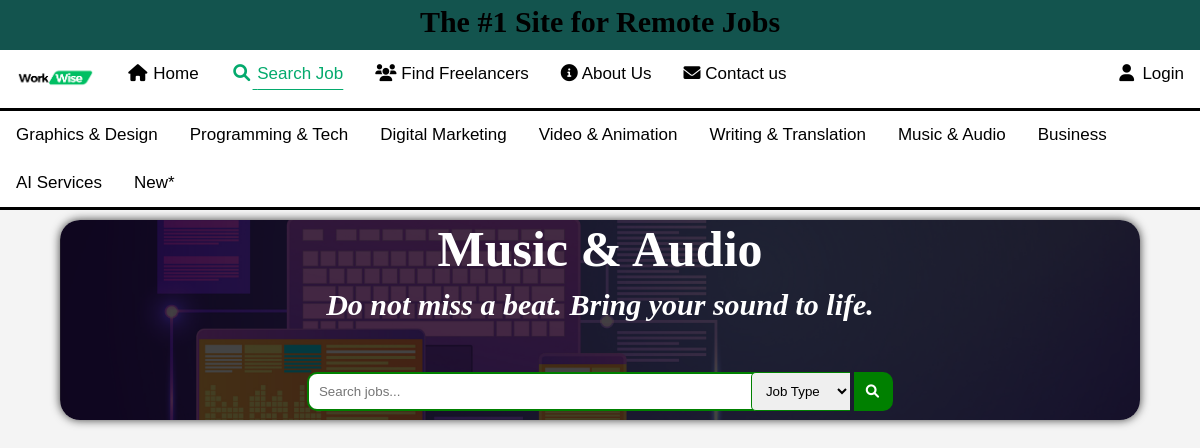
/PHP/job_category.php?ctg=Music, run on an earlier commit of the app's database.
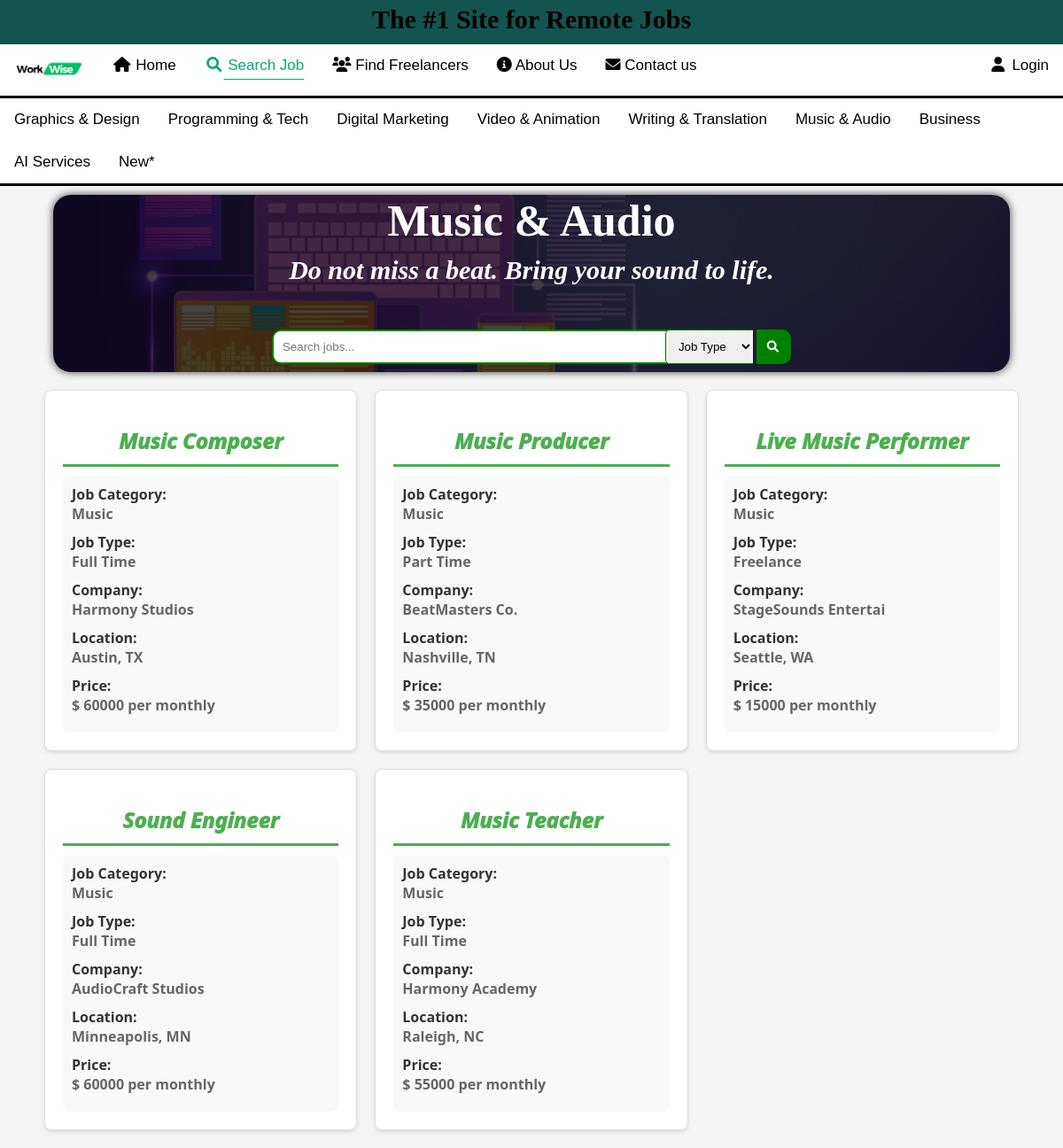
And on a later commit of the database.
### tables this page shows
CREATE TABLE `jobtable` (
  `jobId` int(10) NOT NULL,
  `userId` int(11) NOT NULL,
  `category` varchar(32) NOT NULL,
  `title` varchar(20) NOT NULL,
  `jobType` varchar(10) NOT NULL,
  `company` varchar(20) NOT NULL,
  `location` varchar(32) NOT NULL,
  `price` int(10) NOT NULL,
  `exitDay` date NOT NULL,
  `responsibilities` varchar(120) NOT NULL,
  `requirements` varchar(200) NOT NULL,
  `payment` int(11) NOT NULL
);

### PHP/job_category.php (the view, shortened to what the changed rows need)
<?php include("conn.php"); ?>
<?php
$ctg=$_GET["ctg"];
if (isset($_GET["search"]) || isset($_GET["filter"])) {
    $search1 = $_GET["search"];
    $filter = $_GET["filter"];
    $search = mysqli_real_escape_string($conn, $search1);
    if (!empty($search)) {
        if ($filter == "All Type") {
            $sql = "SELECT * FROM jobtable WHERE category='$ctg' AND (title LIKE '%$search%' OR company LIKE '%$search%' OR location LIKE '%$search%' OR price LIKE '%$search%' OR exitDay LIKE '%$search%')";
            $result = mysqli_query($conn, $sql);
            if ($result == false) {
            }
        } else if ($filter == "Full Time" || $filter == "Part Time") {
            $sql = "SELECT * FROM jobtable WHERE category='$ctg' AND (title LIKE '%$search%' OR company LIKE '%$search%' OR location LIKE '%$search%' OR price LIKE '%$search%' OR exitDay LIKE '%$search%') AND jobType = '$filter'";
            $result = mysqli_query($conn, $sql);
            if ($result == false) {
            }
        } else {
        }
    } else {
        if ($filter == "Full Time" || $filter == "Part Time") {
            $sql = "SELECT * FROM jobtable WHERE category='$ctg' AND jobType = '$filter'";
            $result = mysqli_query($conn, $sql);
            if ($result == false) {
                $note = "Data not found.";
            }
        } else {
            $sql = "SELECT * FROM jobtable WHERE category='$ctg' ";
        }
    }
} else {
    $sql = "SELECT * FROM jobtable WHERE category='$ctg'";
}
$result = mysqli_query($conn, $sql);
?>
<!DOCTYPE html>
<html lang="en">
<head>
    <link rel="stylesheet" href="https://cdnjs.cloudflare.com/ajax/libs/font-awesome/4.7.0/css/font-awesome.min.css">
    <link rel="stylesheet" href="../CSS/job_list.css">
    <link rel="stylesheet" href="https://cdnjs.cloudflare.com/ajax/libs/font-awesome/6.0.0/css/all.min.css">
</head>
<body>
        <link rel="stylesheet" href="../CSS/header.css">
    <?php include_once("navbar.php"); ?>
    <?php include_once("ctg_bar.php"); ?>
    <form action="job_category.php" method="get">
        <div class="searchbar" id="seardiv" >
            <?php
            $ctg=$_GET['ctg'];
            if($ctg=='Graphics'){
                $c1='Graphics & Design';
                $c2='Designs to make you stand out';
            } elseif($ctg=='Programming'){
                $c1='Programming & Tech';
                $c2='You think it. A programmer develops it';
            }
            else if($ctg=='Digital'){
                $c1='Digital Marketing';
                $c2='Build your brand. Grow your business.';
            }
            elseif($ctg=='Video'){
                $c1='Video & Animation';
                $c2='Bring your story to life with creative videos.';
            }elseif($ctg=='Writing'){
                $c1='Writing & Translation';
                $c2='Get your words across—in any language.';
            }
            elseif($ctg=='Music'){
                $c1='Music & Audio';
            }
            elseif($ctg=='Business'){
                $c1='Business';
                $c2='Business to make you stand out';
            }
            elseif($ctg=='AI'){
                $c1='AI Services';
                $c2='AI to make you stand out';
            }else{
                $c1='New';
                $c2='New to make you stand out';
            } ?>
            <h1 id="ctg_name"><?php echo $c1;?></h1>
        </div>
    </form>
    <div class="job_listings">
        <div class="job_row">
            <?php
            if ($result && mysqli_num_rows($result) > 0) {
                while ($row = mysqli_fetch_assoc($result)) {
                    ?>
                    <div class="job">
                        <h2>
                            <?php echo $row["title"]; ?>
                        </h2>
                        <div class="job_details">
                            <h4>Job Category:</h4>
                            <p>
                                <?php echo $row['category']; ?>
                            </p>
                            <h4>Job Type:</h4>
                            <p>
                                <?php echo $row['jobType']; ?>
                            </p>
                            <h4>Company:</h4>
                            <p>
                                <?php echo $row['company']; ?>
                            </p>
                            <h4>Location:</h4>
                            <p>
                                <?php echo $row['location']; ?>
                            </p>
                            <h4>Price:</h4>
                            <p>$
                                <?php echo $row['price']; ?> per monthly
                            </p>
                        </div>
                    </div>
                    <?php
                }
                ?>
            </div>
        </div>
        <?php
            }
?>
</body>
</html>

What changed in the data, as far as the page shows it:
now on this page (row edited): jobtable: title "Music Composer", category "Music", jobType "Full Time", company "Harmony Studios", location "Austin, TX", price "60000"
now on this page (row edited): jobtable: title "Music Producer", category "Music", jobType "Part Time", company "BeatMasters Co.", location "Nashville, TN", price "35000"
now on this page (row edited): jobtable: title "Live Music Performer", category "Music", jobType "Freelance", company "StageSounds Entertai", location "Seattle, WA", price "15000"
now on this page (row edited): jobtable: title "Sound Engineer", category "Music", jobType "Full Time", company "AudioCraft Studios", location "Minneapolis, MN", price "60000"
now on this page (row edited): jobtable: title "Music Teacher", category "Music", jobType "Full Time", company "Harmony Academy", location "Raleigh, NC", price "55000"
